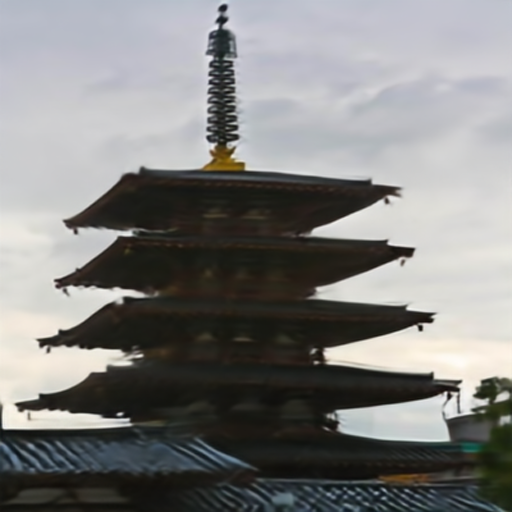
#> input picture clean/domb3.png, 512 x 512 px; its folder holds 3 pictures in this run
$ python resize_images.py
#> lines starting #> are read from the running program, lines starting #| are printed output that depends on the picture
# -*- coding: utf-8 -*-
"""
=========================================================
  Image Resizer — Normalize All Images to Same Size
=========================================================
PURPOSE:
  Scans through all images in 'clean/' and 'distorted/'
  folders (including all batch subfolders) and resizes
  every image to the same TARGET resolution.

HOW TO RUN:
  python resize_images.py

  OR with custom size:
  python resize_images.py --width 512 --height 512

  OR to preview only (no changes):
  python resize_images.py --dry-run
=========================================================
"""

import cv2
import os
import argparse
from tqdm import tqdm

# =========================================================
# CONFIGURATION — Change target size here
# =========================================================
TARGET_WIDTH  = 256   # <-- Set your desired width  (pixels)
TARGET_HEIGHT = 256   # <-- Set your desired height (pixels)

# Folders to process (relative to this script)
FOLDERS_TO_PROCESS = ["clean", "distorted"]

# Image extensions to look for
VALID_EXTENSIONS = ('.png', '.jpg', '.jpeg', '.bmp', '.tiff', '.webp')
# =========================================================


def collect_all_images(base_folder):
    """
    Walks through a folder and all its subfolders,
    collecting paths to every image file found.
    """
    image_paths = []
    for root, dirs, files in os.walk(base_folder):
        dirs.sort()  # process batches in order
        for filename in sorted(files):
            if filename.lower().endswith(VALID_EXTENSIONS):
                image_paths.append(os.path.join(root, filename))
    return image_paths


def check_resolution(image_paths, sample_limit=20):
    """
    Checks the resolution of a sample of images
    and reports how many unique sizes exist.
    """
    sizes = {}
    sample = image_paths[:sample_limit]
    for path in sample:
        img = cv2.imread(path)
        if img is not None:
            h, w = img.shape[:2]
            key = f"{w}x{h}"
            sizes[key] = sizes.get(key, 0) + 1
    return sizes


def resize_all_images(image_paths, target_w, target_h, dry_run=False):
    """
    Resizes all images in the list to target_w x target_h.
    Overwrites the original files in-place.
    """
    already_correct = 0
    resized = 0
    failed = 0

    for path in tqdm(image_paths, desc="Resizing Images"):
        img = cv2.imread(path)

        if img is None:
            print(f"  [SKIP] Could not read: {path}")
            failed += 1
            continue

        h, w = img.shape[:2]

        # Skip if already correct size
        if w == target_w and h == target_h:
            already_correct += 1
            continue

        if not dry_run:
            # Resize using high-quality Lanczos interpolation
            # - INTER_LANCZOS4 is best for downscaling (sharper than INTER_AREA)
            # - INTER_CUBIC is best for upscaling
            if w > target_w or h > target_h:
                interpolation = cv2.INTER_LANCZOS4  # shrinking → Lanczos
            else:
                interpolation = cv2.INTER_CUBIC     # growing  → Cubic

            resized_img = cv2.resize(img, (target_w, target_h), interpolation=interpolation)
            cv2.imwrite(path, resized_img)

        resized += 1

    return resized, already_correct, failed


def main():
    parser = argparse.ArgumentParser(description="Resize all images to the same resolution.")
    parser.add_argument("--width",   type=int, default=TARGET_WIDTH,  help=f"Target width  (default: {TARGET_WIDTH})")
    parser.add_argument("--height",  type=int, default=TARGET_HEIGHT, help=f"Target height (default: {TARGET_HEIGHT})")
    parser.add_argument("--dry-run", action="store_true",             help="Preview only — do NOT modify any files")
    args = parser.parse_args()

    target_w = args.width
    target_h = args.height
    dry_run  = args.dry_run

    # Locate base directory (same folder as this script)
    base_dir = os.path.dirname(os.path.abspath(__file__))

    print("=" * 55)
    print("  IMAGE RESIZER — Normalize All Images to Same Size")
    print("=" * 55)
    print(f"  Target Resolution : {target_w} x {target_h} pixels")
    print(f"  Mode              : {'DRY RUN (no files changed)' if dry_run else 'LIVE (files will be overwritten)'}")
    print("=" * 55)

    total_resized = 0
    total_skipped = 0
    total_failed  = 0

    for folder_name in FOLDERS_TO_PROCESS:
        folder_path = os.path.join(base_dir, folder_name)

        if not os.path.isdir(folder_path):
            print(f"\n[WARNING] Folder not found, skipping: {folder_path}")
            continue

        print(f"\n[FOLDER] Scanning: {folder_name}/")
        image_paths = collect_all_images(folder_path)
        print(f"   Found {len(image_paths)} images total")

        if len(image_paths) == 0:
            continue

        # Show sample of current resolutions
        print("   Sampling current resolutions...")
        sample_sizes = check_resolution(image_paths, sample_limit=30)
#> in check_resolution, img is the input picture: shape (512, 512, 3); mean B, G, R 128.2, 129.3, 129.3
#> sample_sizes = {'512x512': 3}
        print("   Detected sizes (from sample):")
        for size, count in sorted(sample_sizes.items()):
            marker = " (already correct)" if size == f"{target_w}x{target_h}" else ""
            print(f"     {size}  ->  {count} images{marker}")
#> this loop made 1 pass
#> (size, count, marker) on pass 1: ('512x512', 3, '')
#|      512x512  ->  3 images

        # Run resize
        print(f"   Resizing to {target_w}x{target_h}...")
        resized, skipped, failed = resize_all_images(image_paths, target_w, target_h, dry_run)
#> in resize_all_images, `resized_img = cv2.resize(img, (target_w, target_h), interpolation=inte..`:
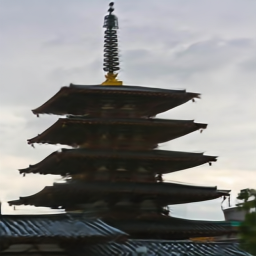
#> resized_img: shape (256, 256, 3); mean B, G, R 128, 129, 129.1
        total_resized += resized
        total_skipped += skipped
        total_failed  += failed

    print("\n" + "=" * 55)
    print("  SUMMARY")
    print("=" * 55)
    print(f"  [OK]    Resized          : {total_resized} images")
    print(f"  [SKIP]  Already correct  : {total_skipped} images")
    print(f"  [FAIL]  Failed / skipped : {total_failed} images")
    if dry_run:
        print("\n  [!] DRY RUN -- No files were actually changed.")
        print("  Run without --dry-run to apply changes.")
    else:
        print(f"\n  All done! Images are now {target_w}x{target_h} pixels.")
    print("=" * 55)


if __name__ == "__main__":
    main()
